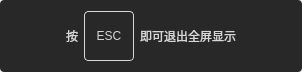
<?xml version="1.0" encoding="UTF-8"?>
<ui version="4.0">
 <class>FullDocEscTipWdg</class>
 <widget class="QWidget" name="FullDocEscTipWdg">
  <property name="geometry">
   <rect>
    <x>0</x>
    <y>0</y>
    <width>302</width>
    <height>68</height>
   </rect>
  </property>
  <property name="windowTitle">
   <string>FullDocEscTipWdg</string>
  </property>
  <property name="styleSheet">
   <string notr="true"/>
  </property>
  <layout class="QHBoxLayout" name="horizontalLayout">
   <property name="spacing">
    <number>0</number>
   </property>
   <property name="leftMargin">
    <number>0</number>
   </property>
   <property name="topMargin">
    <number>0</number>
   </property>
   <property name="rightMargin">
    <number>0</number>
   </property>
   <property name="bottomMargin">
    <number>0</number>
   </property>
   <item>
    <widget class="QWidget" name="widget" native="true">
     <property name="styleSheet">
      <string notr="true">#widget{
background-color: rgb(40, 40, 40);
border-radius:4px;
}</string>
     </property>
     <layout class="QHBoxLayout" name="horizontalLayout_2">
      <item>
       <spacer name="horizontalSpacer">
        <property name="orientation">
         <enum>Qt::Horizontal</enum>
        </property>
        <property name="sizeHint" stdset="0">
         <size>
          <width>40</width>
          <height>20</height>
         </size>
        </property>
       </spacer>
      </item>
      <item>
       <widget class="QLabel" name="label">
        <property name="styleSheet">
         <string notr="true">font: 75 12pt &quot;微软雅黑&quot;;
color : #D6D6D6;</string>
        </property>
        <property name="text">
         <string>按</string>
        </property>
       </widget>
      </item>
      <item>
       <widget class="QPushButton" name="pushButton">
        <property name="minimumSize">
         <size>
          <width>50</width>
          <height>50</height>
         </size>
        </property>
        <property name="maximumSize">
         <size>
          <width>50</width>
          <height>50</height>
         </size>
        </property>
        <property name="styleSheet">
         <string notr="true">font: 75 12pt &quot;微软雅黑&quot;;
color : #D6D6D6;
background-color: rgb(40, 40, 40);
border:1px solid  #D6D6D6;
border-radius:4px;
</string>
        </property>
        <property name="text">
         <string>ESC</string>
        </property>
       </widget>
      </item>
      <item>
       <widget class="QLabel" name="label_2">
        <property name="styleSheet">
         <string notr="true">font: 75 12pt &quot;微软雅黑&quot;;
color : #D6D6D6;</string>
        </property>
        <property name="text">
         <string>即可退出全屏显示</string>
        </property>
       </widget>
      </item>
      <item>
       <spacer name="horizontalSpacer_2">
        <property name="orientation">
         <enum>Qt::Horizontal</enum>
        </property>
        <property name="sizeHint" stdset="0">
         <size>
          <width>40</width>
          <height>20</height>
         </size>
        </property>
       </spacer>
      </item>
     </layout>
    </widget>
   </item>
  </layout>
 </widget>
 <layoutdefault spacing="6" margin="11"/>
 <resources/>
 <connections/>
</ui>
